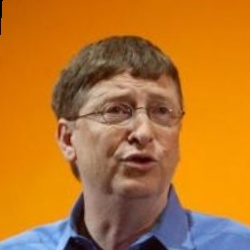
#> input picture examples/1.jpg, 250 x 250 px
$ python -i app.py   (imports and definitions only)
#> lines starting #> are read from the running program, lines starting #| are printed output that depends on the picture
import os
import gradio as gr
import requests
import json
from PIL import Image

css = """
.example-image img{
    display: flex; /* Use flexbox to align items */
    justify-content: center; /* Center the image horizontally */
    align-items: center; /* Center the image vertically */
    height: 300px; /* Set the height of the container */
    object-fit: contain; /* Preserve aspect ratio while fitting the image within the container */
}

.example-image{
    display: flex; /* Use flexbox to align items */
    justify-content: center; /* Center the image horizontally */
    align-items: center; /* Center the image vertically */
    height: 350px; /* Set the height of the container */
    object-fit: contain; /* Preserve aspect ratio while fitting the image within the container */
}

.face-row {
    display: flex;
    justify-content: space-around; /* Distribute space evenly between elements */
    align-items: center; /* Align items vertically */
    width: 100%; /* Set the width of the row to 100% */
}

.face-image{
    justify-content: center; /* Center the image horizontally */
    align-items: center; /* Center the image vertically */
    height: 160px; /* Set the height of the container */
    width: 160px;
    object-fit: contain; /* Preserve aspect ratio while fitting the image within the container */
}

.face-image img{
    justify-content: center; /* Center the image horizontally */
    align-items: center; /* Center the image vertically */
    height: 160px; /* Set the height of the container */
    object-fit: contain; /* Preserve aspect ratio while fitting the image within the container */
}

.markdown-success-container {
    background-color: #F6FFED;
    padding: 20px;
    margin: 20px;
    border-radius: 1px;
    border: 2px solid green;
    text-align: center;
}

.markdown-fail-container {
    background-color: #FFF1F0;
    padding: 20px;
    margin: 20px;
    border-radius: 1px;
    border: 2px solid red;
    text-align: center;
}

.markdown-attribute-container {
    display: flex;
    justify-content: space-around; /* Distribute space evenly between elements */
    align-items: center; /* Align items vertically */
    padding: 10px;
    margin: 10px;
}

.block-background {
    # background-color: #202020; /* Set your desired background color */
    border-radius: 5px;
}

"""

def convert_fun(input_str):
    # Remove line breaks and extra whitespaces
    return ' '.join(input_str.split())

# [169 lines left out: function get_attributes, not called in this run]

def check_liveness(frame):

    url = "https://recognito-faceliveness.p.rapidapi.com/api/check_liveness"
    try:
        files = {'image': open(frame, 'rb')}
        headers = {"X-RapidAPI-Key": os.environ.get("API_KEY")}

        r = requests.post(url=url, files=files, headers=headers)
    except:
        raise gr.Error("Please select images file!")

    faces = None

    face_crop, liveness_result, liveness_score = None, "", -200
    try:
        image = Image.open(frame)

        face = Image.new('RGBA',(150, 150), (80,80,80,0))
        res = r.json().get('data')
        if res is not None and res:
            face = res.get('face_rect')
            x1 = face.get('x')
            y1 = face.get('y')
            x2 = x1 + face.get('w')
            y2 = y1 + face.get('h')

            if x1 < 0:
                x1 = 0
            if y1 < 0:
                y1 = 0
            if x2 >= image.width:
                x2 = image.width - 1
            if y2 >= image.height:
                y2 = image.height - 1

            face_crop = image.crop((x1, y1, x2, y2))
            face_image_ratio = face_crop.width / float(face_crop.height)
            resized_w = int(face_image_ratio * 150)
            resized_h = 150

            face_crop = face_crop.resize((int(resized_w), int(resized_h)))
            liveness_score = res.get('liveness_score')
            liveness = res.get('result')

            if liveness == 'REAL':
                liveness_result = f"""<br/><div class="markdown-success-container"><p style="text-align: center; font-size: 20px; color: green;">Liveness Check:  REAL<br/>Score: {liveness_score}</p></div>"""
            else:
                liveness_result = f"""<br/><div class="markdown-fail-container"><p style="text-align: center; font-size: 20px; color: red;">Liveness Check:  {liveness}<br/>Score: {liveness_score}</p></div>"""

    except:
        pass

    return face_crop, liveness_result, liveness_score

def analyze_face(frame):
    face_crop_1, liveness_result, liveness_score = check_liveness(frame)
    face_crop_2, attribute = get_attributes(frame)

    face_crop = face_crop_1 if (face_crop_1 is not None) else face_crop_2
    return [face_crop, liveness_result, attribute]


# [83 lines left out: function compare_face, not called in this run]


def image_change_callback(image_data):
    # This function will be called whenever a new image is set for the gr.Image component
    print("New image set:", image_data)

# [80 lines not run here, left out]

>>> import cv2
>>> picture = cv2.imread('examples/1.jpg', cv2.IMREAD_GRAYSCALE)
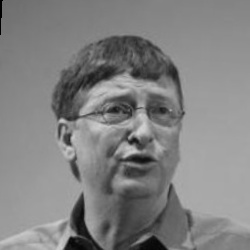
#> picture: shape (250, 250); min 0, max 210, mean 129.6
#> (the run stopped early here; a loop or call above may not have finished)

$ run again, on examples/2.jpg
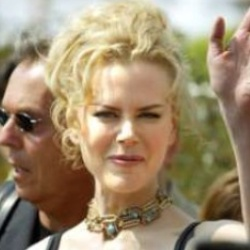
#> input picture examples/2.jpg, 250 x 250 px
#> `picture = cv2.imread('examples/1.jpg', cv2.IMREAD_GRAYSCALE)`:
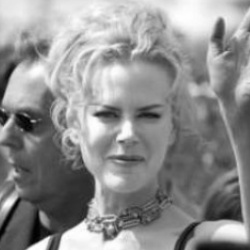
#> picture: shape (250, 250); min 0, max 255, mean 143.2

$ run again, on examples/3.jpg
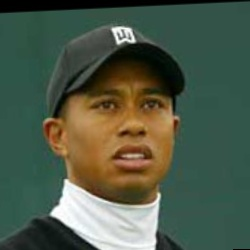
#> input picture examples/3.jpg, 250 x 250 px
#> `picture = cv2.imread('examples/1.jpg', cv2.IMREAD_GRAYSCALE)`:
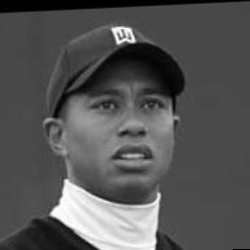
#> picture: shape (250, 250); min 0, max 255, mean 84.5

$ run again, on examples/4.jpg
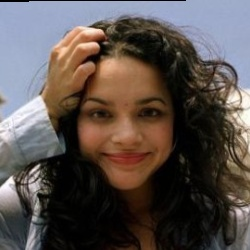
#> input picture examples/4.jpg, 250 x 250 px
#> `picture = cv2.imread('examples/1.jpg', cv2.IMREAD_GRAYSCALE)`:
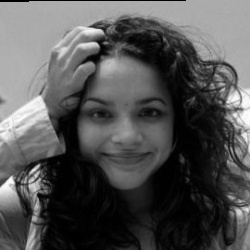
#> picture: shape (250, 250); min 0, max 253, mean 83.6
